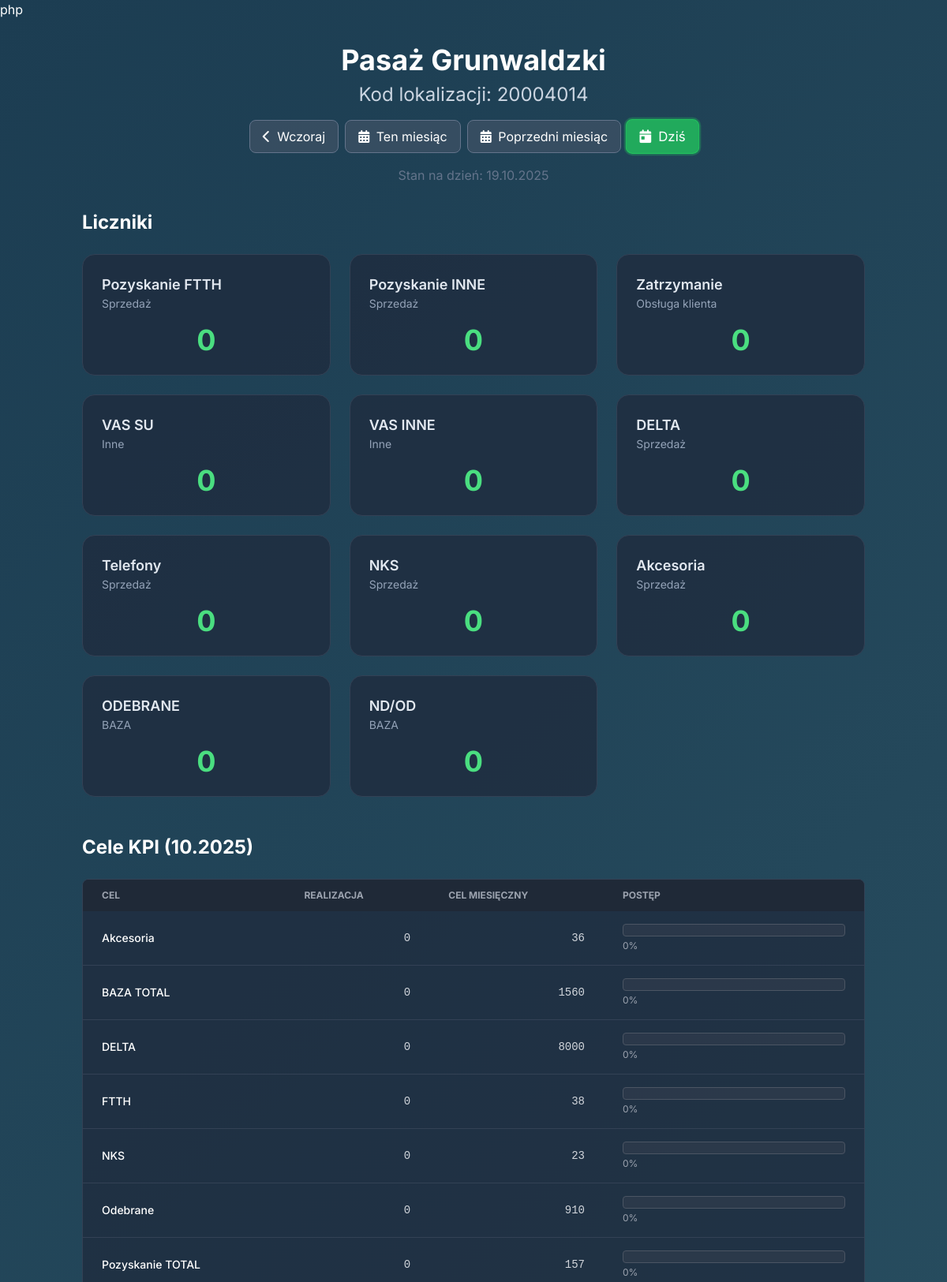
/modules/licznik2/public.php?sfid=20004014 (upper part), run on an earlier commit of the app's database.
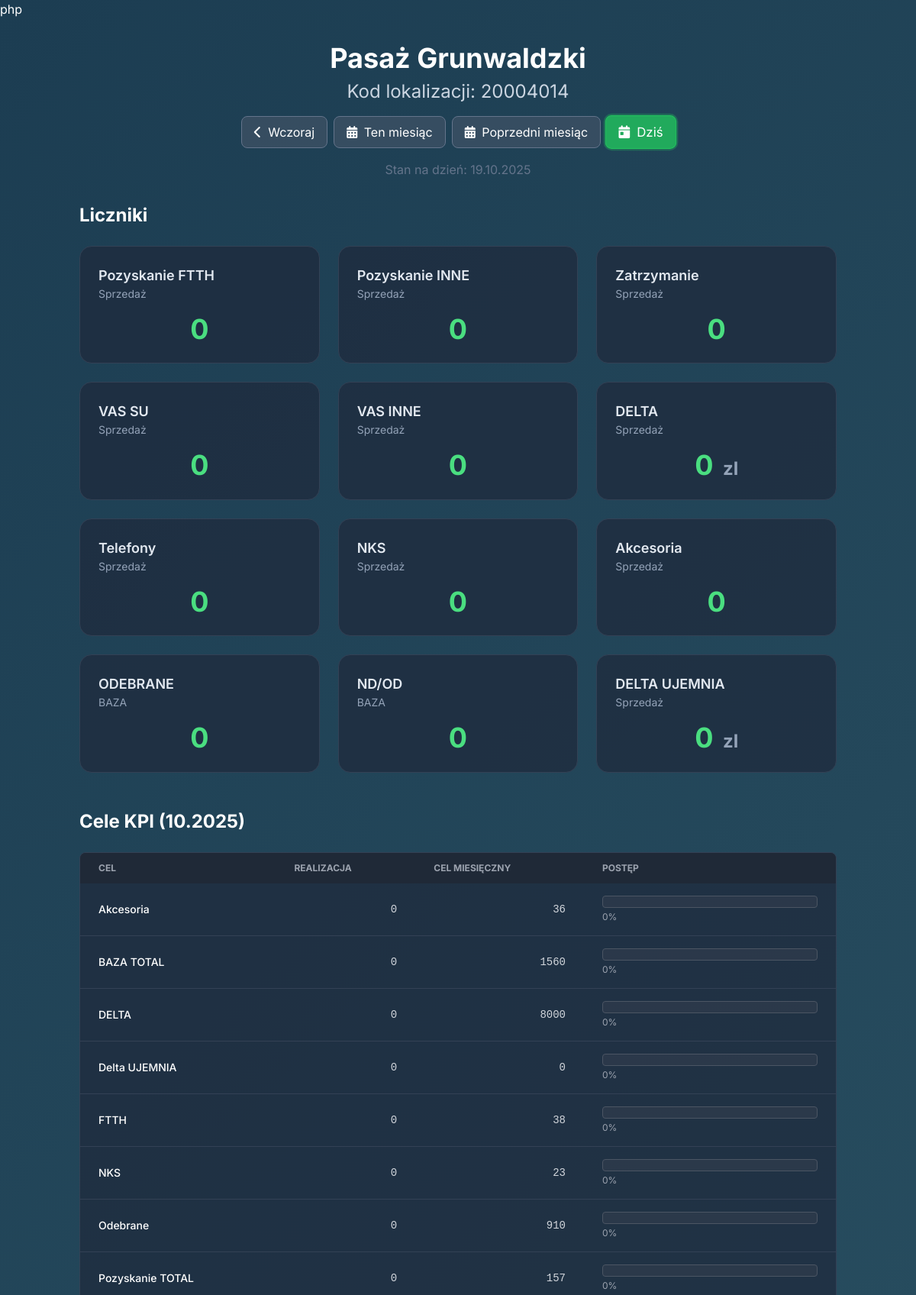
And on a later commit of the database.
### tables this page shows
CREATE TABLE `sfid_locations` (
  `id` int(11) NOT NULL CHECK (`id` between 10000000 and 29999999),
  `name` varchar(100) NOT NULL,
  `location_category_id` int(11) DEFAULT NULL,
  `address` text NOT NULL,
  `work_hours` longtext NOT NULL CHECK (json_valid(`work_hours`)),
  `max_monthly_hours` decimal(5,2) DEFAULT 168.00,
  `created_at` timestamp NOT NULL DEFAULT current_timestamp(),
  `is_active` tinyint(1) NOT NULL DEFAULT 1
);

CREATE TABLE `licznik_counters` (
  `id` int(11) NOT NULL,
  `sfid_id` int(11) NOT NULL,
  `title` varchar(255) NOT NULL,
  `increment` int(11) NOT NULL DEFAULT 1,
  `type` enum('number','currency') NOT NULL DEFAULT 'number',
  `symbol` varchar(10) DEFAULT NULL,
  `category_id` int(11) NOT NULL,
  `color` varchar(7) DEFAULT '#374151',
  `is_active` tinyint(1) NOT NULL DEFAULT 1,
  `is_default` tinyint(1) NOT NULL DEFAULT 0,
  `sort_order` int(11) DEFAULT 0,
  `created_at` timestamp NOT NULL DEFAULT current_timestamp()
);

CREATE TABLE `licznik_categories` (
  `id` int(11) NOT NULL,
  `sfid_id` int(11) NOT NULL,
  `name` varchar(255) NOT NULL,
  `color` varchar(7) DEFAULT '#374151',
  `is_active` tinyint(1) NOT NULL DEFAULT 1,
  `created_at` timestamp NOT NULL DEFAULT current_timestamp()
);

CREATE TABLE `licznik_kpi_goals` (
  `id` int(11) NOT NULL,
  `sfid_id` int(11) NOT NULL,
  `name` varchar(255) NOT NULL,
  `total_goal` int(11) NOT NULL,
  `is_active` tinyint(1) NOT NULL DEFAULT 1,
  `created_at` timestamp NOT NULL DEFAULT current_timestamp()
);

### modules/licznik2/public.php (the view, shortened to what this page needs)
<?php
require_once '../../includes/db.php';
$sfid = $_GET['sfid'] ?? null;
$location_query = "SELECT name, address FROM sfid_locations WHERE id = ? AND is_active = 1";
$location_stmt = $pdo->prepare($location_query);
$location_stmt->execute([$sfid]);
$location = $location_stmt->fetch(PDO::FETCH_ASSOC);
$selected_date = $_GET['date'] ?? date('Y-m-d');
$selected_date_obj = new DateTime($selected_date);
$counters_query = "
    SELECT
        c.id,
        c.title,
        c.type,
        c.symbol,
        cat.name as category,
        cat.color as category_color,
        SUM(COALESCE(dv.value, 0)) as total_value
    FROM licznik_counters c
    LEFT JOIN licznik_categories cat ON c.category_id = cat.id
    LEFT JOIN licznik_daily_values dv ON c.id = dv.counter_id AND dv.date = ?
    WHERE c.sfid_id = ? AND c.is_active = 1
    GROUP BY c.id
    ORDER BY c.sort_order, c.title
";
$counters_stmt = $pdo->prepare($counters_query);
$counters_stmt->execute([$selected_date, $sfid]);
$counters = $counters_stmt->fetchAll(PDO::FETCH_ASSOC);
$has_kpi_query = "SELECT COUNT(*) FROM licznik_kpi_goals WHERE sfid_id = ? AND is_active = 1";
$has_kpi_stmt = $pdo->prepare($has_kpi_query);
$has_kpi_stmt->execute([$sfid]);
$has_kpi_goals = $has_kpi_stmt->fetchColumn() > 0;
$kpi_goals = [];
if (!empty($counters)) {
    $kpi_query = "
        SELECT
            kg.id,
            kg.name,
            kg.total_goal,
            GROUP_CONCAT(klc.counter_id) as linked_counter_ids
        FROM licznik_kpi_goals kg
        LEFT JOIN licznik_kpi_linked_counters klc ON kg.id = klc.kpi_goal_id
        WHERE kg.sfid_id = ? AND kg.is_active = 1
        GROUP BY kg.id
        ORDER BY kg.name
    ";
    $kpi_stmt = $pdo->prepare($kpi_query);
    $kpi_stmt->execute([$sfid]);
    $kpi_goals = $kpi_stmt->fetchAll(PDO::FETCH_ASSOC);
}
?>
<!DOCTYPE html>
<html lang="pl">
<head>
    <script src="https://cdn.tailwindcss.com"></script>
    <link href="https://cdnjs.cloudflare.com/ajax/libs/font-awesome/6.0.0/css/all.min.css" rel="stylesheet">
</head>
<body class="bg-slate-900 text-white antialiased">
    <div class="container mx-auto px-4 py-8">
        <header class="text-center mb-8">
            <h1 class="text-4xl font-bold text-white mb-2"><?= htmlspecialchars($location['name']) ?></h1>
            <h2 class="text-2xl text-slate-300 mb-4">Kod lokalizacji: <?= htmlspecialchars($sfid) ?></h2>
            <div class="flex justify-center items-center gap-2 mb-4 flex-wrap">
                <button onclick="changeDate('yesterday')" class="date-button text-white px-4 py-2 rounded-lg" data-period="yesterday">
                    <i class="fas fa-chevron-left mr-1"></i> Wczoraj
                </button>
                <button onclick="changeDate('current_month')" class="date-button text-white px-4 py-2 rounded-lg" data-period="current_month">
                    <i class="fas fa-calendar-alt mr-1"></i> Ten miesiąc
                </button>
                <button onclick="changeDate('previous_month')" class="date-button text-white px-4 py-2 rounded-lg" data-period="previous_month">
                    <i class="fas fa-calendar-alt mr-1"></i> Poprzedni miesiąc
                </button>
                <button onclick="changeDate('today')" class="date-button today text-white px-4 py-2 rounded-lg" data-period="today">
                    <i class="fas fa-calendar-day mr-1"></i> Dziś
                </button>
            </div>
            <p class="text-slate-500 mt-2">Stan na dzień: <?= date('d.m.Y', strtotime($selected_date)) ?></p>
        </header>
        <section class="mb-12">
            <h3 class="text-2xl font-bold text-white mb-6">Liczniki</h3>
            <div class="grid grid-cols-1 sm:grid-cols-2 lg:grid-cols-3 xl:grid-cols-4 gap-6">
                <?php foreach ($counters as $counter): ?>
                <div class="counter-card p-6">
                    <div class="flex justify-between items-start mb-4">
                        <div>
                            <h4 class="text-lg font-semibold text-slate-200"><?= htmlspecialchars($counter['title']) ?></h4>
                            <p class="text-slate-400 text-sm"><?= htmlspecialchars($counter['category'] ?? 'Bez kategorii') ?></p>
                        </div>
                    </div>
                    <div class="text-center">
                        <div class="text-4xl font-bold text-green-400">
                            <?= $counter['total_value'] ?>
                            <?php if ($counter['type'] === 'currency' && $counter['symbol']): ?>
                                <span class="text-2xl text-slate-400 ml-1"><?= htmlspecialchars($counter['symbol']) ?></span>
                            <?php endif; ?>
                        </div>
                    </div>
                </div>
                <?php endforeach; ?>
            </div>
        </section>
        <section>
            <h3 class="text-2xl font-bold text-white mb-6">Cele KPI (<?= $selected_date_obj->format('m.Y') ?>)</h3>
            <?php if (!$has_kpi_goals): ?>
                <div class="bg-slate-800/70 border border-slate-700 rounded-lg p-8 text-center">
                    <i class="fas fa-info-circle text-blue-400 text-3xl mb-4"></i>
                    <p class="text-slate-400 text-lg">Brak zdefiniowanych celów KPI dla tej lokalizacji.</p>
                    <p class="text-slate-500 text-sm mt-2">Cele KPI nie zostały jeszcze skonfigurowane dla lokalizacji <?= htmlspecialchars($location['name']) ?>.</p>
                </div>
            <?php else: ?>
                <div class="overflow-x-auto bg-slate-800/70 border border-slate-700 rounded-lg">
                    <table class="min-w-full text-sm text-left text-gray-300">
                        <thead class="text-xs text-gray-400 uppercase bg-gray-800">
                            <tr>
                                <th class="px-6 py-3">Cel</th>
                                <th class="px-6 py-3">Realizacja</th>
                                <th class="px-6 py-3">Cel miesięczny</th>
                                <th class="px-6 py-3 w-1/3">Postęp</th>
                            </tr>
                        </thead>
                        <tbody>
                            <?php foreach ($kpi_goals as $goal): ?>
                            <tr class="border-b border-slate-700 hover:bg-slate-800">
                                <td class="px-6 py-4 font-medium text-white"><?= htmlspecialchars($goal['name']) ?></td>
                                <td class="px-6 py-4 text-right font-mono"><?= $goal['monthly_total'] ?></td>
                                <td class="px-6 py-4 text-right font-mono"><?= $goal['total_goal'] ?></td>
                                <td class="px-6 py-4">
                                    <div class="progress-bar h-4">
                                    </div>
                                    <div class="text-xs text-gray-400 mt-1"><?= round($goal['progress_percent']) ?>%</div>
                                </td>
                            </tr>
                            <?php endforeach; ?>
                        </tbody>
                    </table>
                </div>
            <?php endif; ?>
        </section>
    </div>
</body>
</html>

### modules/licznik2/public.php (style rules this page uses)
body { font-family: 'Inter', sans-serif; background: linear-gradient(-45deg, #0f2027, #203a43, #2c5364, #1c3d52); background-size: 400% 400%; animation: gradientBG 15s ease infinite; min-height: 100vh; }
.counter-card { background: rgba(30, 41, 59, 0.7); border: 1px solid rgb(51, 65, 85); border-radius: 1rem; transition: all 0.3s ease; }
.progress-bar { background: rgba(55, 65, 81, 0.5); border-radius: 0.25rem; overflow: hidden; border: 1px solid rgb(75, 85, 99); }
.date-button { background: rgba(71, 85, 105, 0.6); border: 1px solid rgb(100, 116, 139); transition: all 0.2s ease; }
.date-button.active { background: rgba(34, 197, 94, 0.8) !important; border-color: rgb(34, 197, 94) !important; transform: scale(1.05); box-shadow: 0 0 0 2px rgba(34, 197, 94, 0.3); }
.date-button.today { background: rgba(34, 197, 94, 0.5); border-color: rgb(22, 163, 74); }

What changed in the data, as far as the page shows it:
changed licznik_counters "Zatrzymanie": category.name "Obsługa klienta" → "Sprzedaż"
changed licznik_counters "VAS SU": category.name "Inne" → "Sprzedaż"
changed licznik_counters "VAS INNE": category.name "Inne" → "Sprzedaż"
changed licznik_counters "DELTA": type "number" → "currency" (drawn); symbol (not shown) → "zl"
added licznik_counters: title "DELTA UJEMNIA", category.name "Sprzedaż", total_value "0", symbol "zl"
added licznik_kpi_goals: name "Delta UJEMNIA", total_goal "0"
